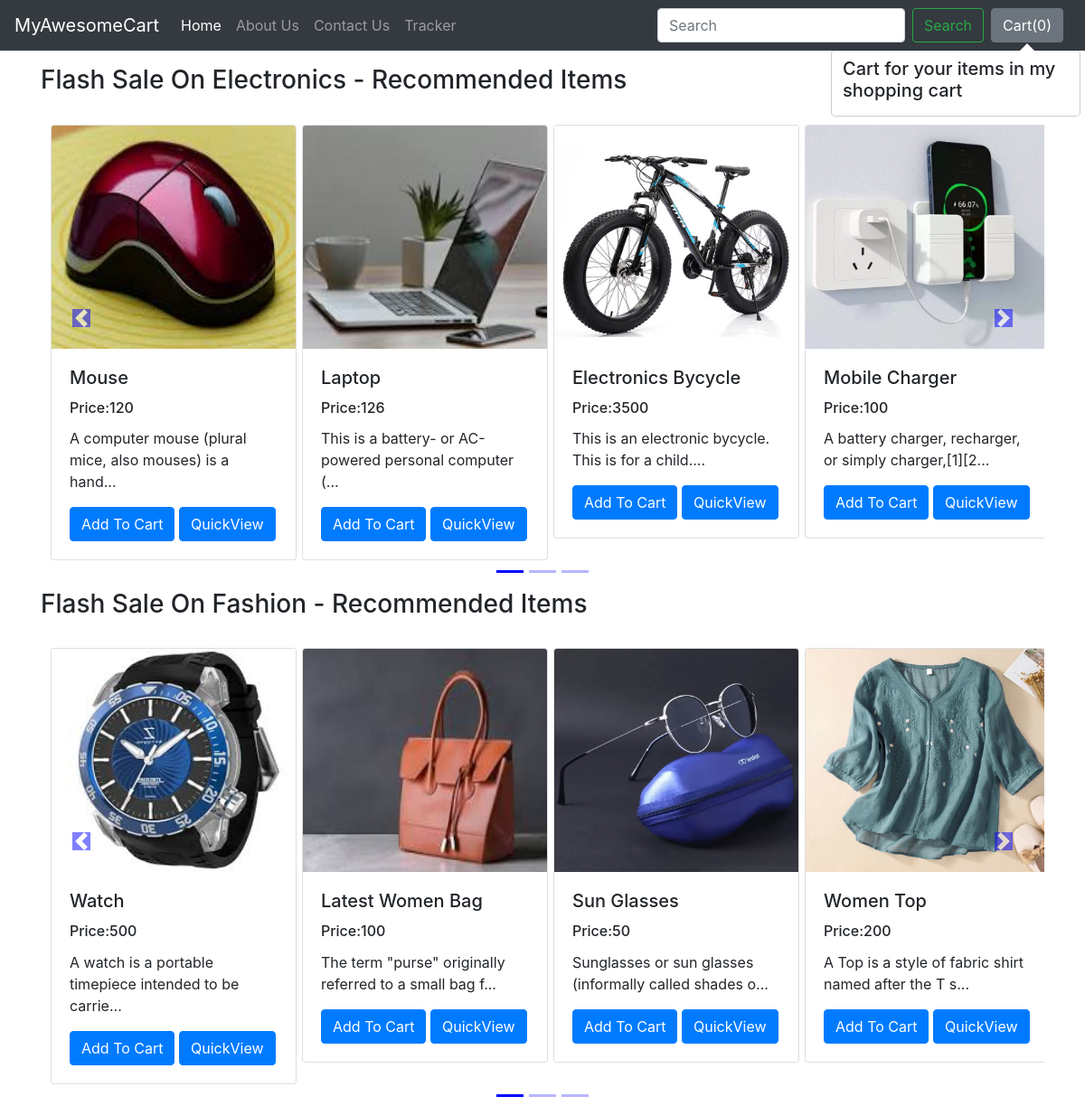
The app's page /shop/ with its own data.
### Shop/models.py (models this page shows, shortened)
class Product(models.Model):
    product_id = models.AutoField
    product_name = models.CharField(max_length=50)
    category = models.CharField(max_length=50,default="")
    subCategory = models.CharField(max_length=50,default="")
    price = models.IntegerField(default=0)
    desc = models.CharField(max_length=300)
    pub_date = models.DateField()
    image = models.ImageField(upload_to="Shop/Images",default="")

### Shop/views.py (the view)
# urls.py: path('',views.index,name="blogHome"),
def index(request):
    allProds = []
    catprods = Product.objects.values('category','id')
    cats = {item['category'] for item in catprods}
    for cat in cats:
        prod = Product.objects.filter(category = cat)
        n = len(prod)
        nSlides = n//4 + ceil((n/4)-(n//4))
        allProds.append([prod,range(1,nSlides),nSlides])
    params = {'allProds':allProds}
    return render(request,"shop/index.html",params)

### Shop/templates/shop/index.html (shortened to what this page needs)
{% extends "Shop/base.html" %}
    {% block body %}
    {% load static %}
    <div class="container">
      {% for product , range , nSlides  in allProds  %}
      <h3 class="my-3">Flash Sale On {{product.0.category}} - Recommended Items</h3>
      <div class="row">
    <div id="demo{{forloop.counter}}" class=" col carousel slide my-3" data-ride="carousel">
    <ul class="carousel-indicators">
      <li data-target="#demo{{forloop.counter}}" data-slide-to="0" class="active"></li>
       {% for i in range %}
      <li data-target="#demo{{forloop.parentloop.counter}}" data-slide-to="{{i}}"></li>
      {% endfor %}
    </ul>
    <div class="container carousel-inner no-padding ">
      <div class="carousel-item active">
        {% for i in product %}
      <div class="col-xs-3 col-sm-3 col-md-3">
        <div class="card" style="width: 17rem;">
          <img src= '/media/{{i.image}}' class="card-img-top" alt="...">
          <div class="card-body">
            <h5 class="card-title" id="namepr{{i.id}}">{{i.product_name}}</h5>
            <h6 class="card-title">Price:<span id="pricepr{{i.id}}">{{i.price}}</span></h6>
            <p class="card-text">{{i.desc|slice:":53"}}...</p>
          <span id="divpr{{i.id}}" class="divpr">
            <button id = "pr{{i.id}}" class="btn btn-primary cart">Add To Cart</button>
          </span>
            <a href="/shop/products/{{i.id}}"><button id = "qv{{i.id}}" class="btn btn-primary cart">QuickView</button></a>
          </div>
        </div>
      </div>
      {% if forloop.counter|divisibleby:4 and forloop.counter > 0 and not forloop.last %}
    </div>  <div class="carousel-item">
      {% endif %}
      {% endfor %}
  </div>
  </div>
  </div>
  <a class="carousel-control-prev" href="#demo{{forloop.counter}}" data-slide="prev">
    <span class="carousel-control-prev-icon"> </span>
  </a>
  <a class="carousel-control-next" href="#demo{{forloop.counter}}"  data-slide="next">
    <span class="carousel-control-next-icon"> </span>
  </a>
</div>
  {% endfor %}
</div>
{% endblock %}

### records on screen
Product: category "Electronics", image (picture), product_name "Mouse", price "120", desc "A computer mouse (plural mice, also mouses) is a hand"
Product: image (picture), product_name "Laptop", price "126", desc "This is a battery- or AC-powered personal computer ("
Product: image (picture), product_name "Electronics Bycycle", price "3500", desc "This is an electronic bycycle. This is for a child."
Product: image (picture), product_name "Mobile Charger", price "100", desc "A battery charger, recharger, or simply charger,[1][2"
Product: category "Fashion", image (picture), product_name "Watch", price "500", desc "A watch is a portable timepiece intended to be carrie"
Product: image (picture), product_name "Latest Women Bag", price "100", desc "The term \"purse\" originally referred to a small bag f"
Product: image (picture), product_name "Sun Glasses", price "50", desc "Sunglasses or sun glasses (informally called shades o"
Product: image (picture), product_name "Women Top", price "200", desc "A Top is a style of fabric shirt named after the T s"
